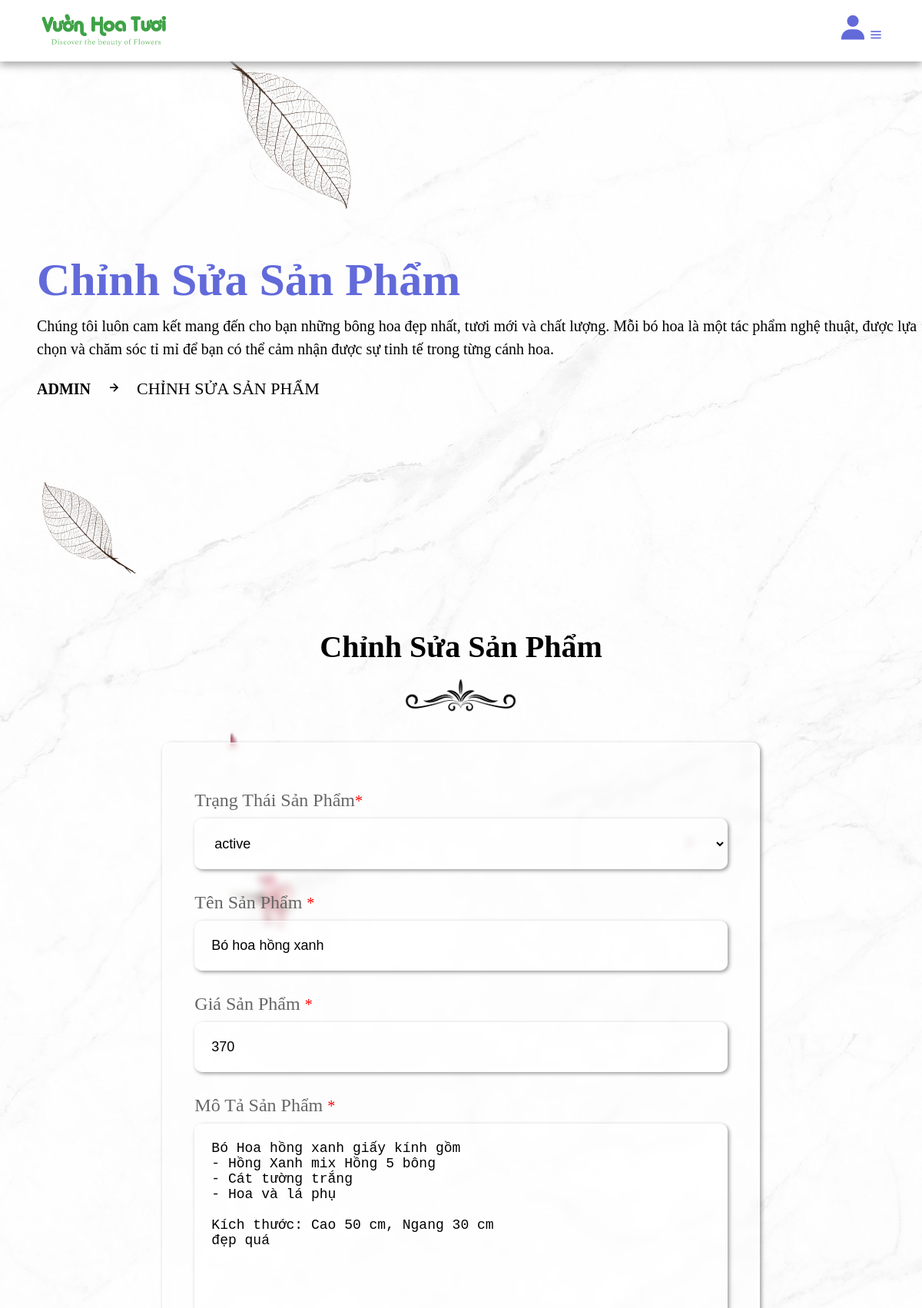
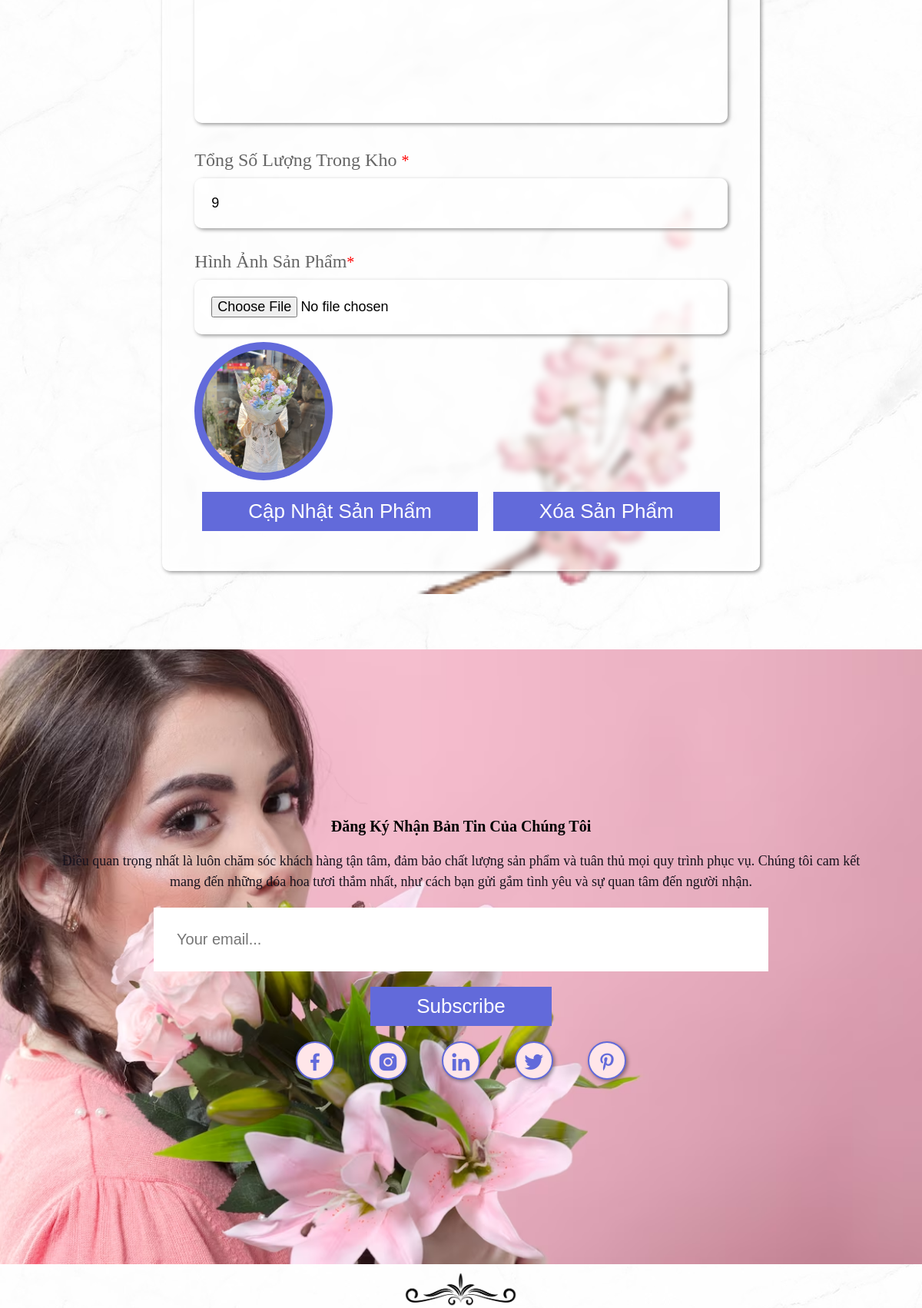
Screenshot of /admin/edit_product.php?id=0bi6UEnfthmvSgcw9nFp (signed in, upper part) with the database file from the repository (2 pictures, top to bottom).
### tables this page shows
CREATE TABLE `products` (
  `id` varchar(20) NOT NULL,
  `seller_id` varchar(20) NOT NULL,
  `name` varchar(50) NOT NULL,
  `price` int(50) NOT NULL,
  `image` varchar(255) NOT NULL,
  `stock` int(100) NOT NULL,
  `product_detail` varchar(1000) NOT NULL,
  `status` varchar(100) NOT NULL
);

### admin/edit_product.php (the view, shortened to what this page needs)
<?php
      include '../components/connect.php';
    ?>
<!DOCTYPE html>
<html>
    <head>
        <link href='https://unpkg.com/boxicons@2.1.2/css/boxicons.min.css' rel='stylesheet'>
        <link rel="stylesheet" type="text/css" href="../css/admin_style.css?v=<?php echo time(); ?>">
    </head>
    <body>
        <?php include '../components/admin_header.php'; ?>
        <div class="banner">
            <div class="detail">
                <h1>chỉnh sửa sản phẩm</h1>
                <p>Chúng tôi luôn cam kết mang đến cho bạn những bông hoa đẹp nhất, tươi mới và chất lượng. Mỗi bó hoa là một tác phẩm nghệ thuật, được lựa chọn và chăm sóc tỉ mỉ để bạn có thể cảm nhận được sự tinh tế trong từng cánh hoa.</p>
                <span><a href="dashboard.php">admin</a><i class="bx bx-right-arrow-alt"></i>chỉnh sửa sản phẩm</span>
            </div>
        </div>
        <section class="post-editor">
            <div class="heading">
                <h1> chỉnh sửa sản phẩm </h1>
                <img src="../image/separator.png">
            </div>
            <div class="box-container">
                <?php
                $product_id = $_GET['id'];
                $select_product = $conn->prepare("SELECT * FROM `products` WHERE id = ?");
                $select_product->execute([$product_id]);
                if ($select_product->rowCount() > 0) {
                    while($fetch_product = $select_product->fetch(PDO::FETCH_ASSOC)){
                ?>
                <div class="form-container">
                    <form action="" method="post" enctype="multipart/form-data" class="register">
                        <div class="input-field">
                            <p>Trạng thái sản phẩm<span>*</span></p>
                            <select name="status" class="box">
                                <option selected value="<?= $fetch_product['status']; ?>"><?= $fetch_product['status']; ?></option>
                            </select>
                        </div>
                    <div class="input-field">
                        <p>Tên sản phẩm <span>*</span></p>
                        <input type="text" name="name" value="<?= $fetch_product['name']; ?>" class="box">
                    </div>
                    <div class="input-field">
                        <p>Giá sản phẩm <span>*</span></p>
                        <input type="number" name="price" value="<?= $fetch_product['price']; ?>" class="box">
                    </div>
                    <div class="input-field">
                        <p>Mô tả sản phẩm <span>*</span></p>
                        <textarea name="content" class="box"><?= $fetch_product['product_detail']; ?></textarea>
                    </div>
                    <div class="input-field">
                        <p>Tổng số lượng trong kho <span>*</span></p>
                        <input type="number" name="stock" value="<?= $fetch_product['stock']; ?>" class="box" maxlength="10" min="0" max="9999999999">
                    </div>
                    <div class="input-field">
                        <p> Hình ảnh sản phẩm<span>*</span></p>
                        <input type="file" name="image" accept="image/*" class="box">
                        <?php if($fetch_product['image'] != '') { ?>
                        <img src="../image/products/<?= $fetch_product['image']; ?>" class="image">
                        <?php } ?>
                    </div>
                            <div class="flex-btn">
                        <input type="submit" name="update" value="Cập nhật sản phẩm" class="btn">
                        <input type="submit" name="delete" value="Xóa sản phẩm" class="btn" onclick="return confirm('xóa sản phẩm này');">
                    </form>
                </div>
                <?php
                    }
                } else {
                    echo '
                    <div class="empty" style="margin: 2rem auto;">
                        <p>chưa có sản phẩm nào được thêm vào ! <br> <a href="add_product.php" class="btn" style="margin-top: 1rem;">Thêm sản phẩm</a></p>
                    </div>
                    ';
                }
                ?>
            </div>
        </section>
        <?php include '../components/admin_footer.php'; ?>
    </body>
</html>

### css/admin_style.css (style rules this page uses)
* { margin: 0; font-size: 20px; padding: 0; box-sizing: border-box; outline: none; text-decoration: none; list-style: none; }
:root { --main-color:#626ada; --pink-color:#4c24ec; --pink-opacity: #ffe6e9; --white-alfa-40 : rgba(255, 255, 255, 0.40); --white-alfa-25 : rgba(255, 255, 255, 0.25); --backdrop-filter: blur(5px); --padding: 5vh 15px; --box-shadow: 2px 2px 5px rgba(0, 0, 0, 0.40); }
body { background-image: url('../image/body.jpg'); }
html { scroll-behavior: smooth; }
button, input { border: none; }
.btn { display: inline-block; padding: .5rem 3rem; margin-top: 1rem; background-color: var(--main-color); color: #fff; cursor: pointer; text-align: center; position: relative; z-index: 100; font-size: 1.3rem; text-transform: capitalize; }
.btn::before { position: absolute; content: ''; width: 0%; height: 100%; background-color: #000; left: 0; top: 0; transition: .5s; z-index: -10; }
input[type='submit'] { cursor: pointer; }
.box-container { display: grid; grid-template-columns: repeat(auto-fit, 30rem); align-items: center; justify-content: center; }
.box-container .box { background-color: var(--white-alfa-25); border: 2px solid var(--white-alfa-40); backdrop-filter: var(--backdrop-filter); box-shadow: var(--box-shadow); margin: 1rem; border-radius: .5rem; }
.heading { text-align: center; line-height: 1.5; }
.heading h1 { font-size: 2rem; text-transform: capitalize; }
.heading img { margin-top: .5rem; width: 150px!important; }
section { padding: 6%; }
.flex-btn { display: flex; justify-content: space-between; }
.flex-btn .btn { margin: .5rem; }
.banner { margin-top: 5rem; width: 100%; height: 80vh; display: flex; align-items: center; background-position: center; background-size: cover; animation: banner 6s infinite alternate; }
.banner .detail { padding-left: 4%; line-height: 1.5; }
.banner .detail p { font-size: 20px; margin-bottom: 1rem; }
.banner .detail span { text-transform: uppercase; font-size: 1.1rem; margin-top: 1rem; }
.banner .detail a { font-weight: bold; color: #000; }
.banner .detail span i { margin: 0 1rem; }
.banner h1 { font-size: 3rem; color: var(--main-color); text-transform: capitalize; }
.form-container { background-image: url('../image/p.png'); background-size: cover; background-repeat: no-repeat; background-position: center; display: flex; justify-content: center; align-items: center; min-height: 100vh; position: relative; padding: 5% 0; }
.form-container form { background-color: var(--white-alfa-25); border: 2px solid var(--white-alfa-40); backdrop-filter: var(--backdrop-filter); box-shadow: var(--box-shadow); border-radius: .5rem; padding: 2rem; }
.form-container .register { width: 60rem; }
.form-container .register img { width: 180px; height: 180px; border-radius: 50%; text-align: center; padding: 10px; background-color: var(--main-color); }
.form-container form p { padding-top: 1rem; font-size: 1.2rem; color: #666; text-transform: capitalize; }
.form-container form p span { color: red; }
.form-container form .box { background-color: var(--white-alfa-25); border: 2px solid var(--white-alfa-40); backdrop-filter: var(--backdrop-filter); box-shadow: var(--box-shadow); width: 100%; border-radius: .5rem; margin: .5rem 0; padding: 1rem; font-size: 18px; }
.form-container form textarea { height: 20rem; resize: none; }
.form-container .btn { width: 100%; font-size: 1.3rem; }
.form-container .image { height: 30rem; }
.post-editor .image { width: 100%; height: 100%; }

### rows the page displays
products: status "active", name "Bó hoa hồng xanh", price "370", content "Bó Hoa hồng xanh giấy kính gồm - Hồng Xanh mix Hồng 5 bông - Cát tường trắng - Hoa và lá phụ Kích thước: Cao 50 cm, Ngang 30 cm đẹp quá", stock "9", image (picture)
